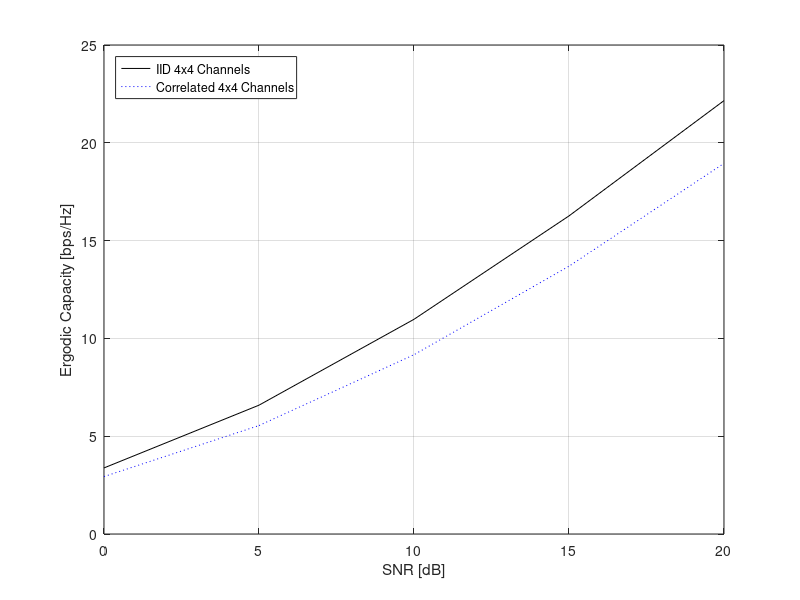

The MATLAB script that drew this image:
clearvars, close all
SNR_dB = 0:5:20;  SNR_linear = 10.^(SNR_dB/10);
N_iter = 1000;  N_SNR = length(SNR_dB);
%----------------------------- 4x4 -----------------------------
nT=4;  nR=4;  n=min(nT,nR);  I=eye(n);  sq2=sqrt(0.5);
R = [1                    0.76*exp(0.17j*pi)    0.43*exp(0.35j*pi)    0.25*exp(0.53j*pi);
    0.76*exp(-0.17j*pi)   1                     0.76*exp(0.17j*pi)    0.43*exp(0.35j*pi);
    0.43*exp(-0.35j*pi)   0.76*exp(-0.17j*pi)   1                     0.76*exp(0.17j*pi);
    0.25*exp(-0.53j*pi)   0.43*exp(-0.35j*pi)   0.76*exp(-0.17j*pi)   1                  ];
C_44_iid = zeros(1,N_SNR);  C_44_corr = zeros(1,N_SNR);
for iter = 1:N_iter
   H_iid = sq2*(randn(nR,nT)+1i*randn(nR,nT));
   H_corr = H_iid*R^(1/2);
   tmp1 = H_iid'*H_iid/nT;  tmp2 = H_corr'*H_corr/nT;
   for i = 1:N_SNR
      C_44_iid(i) = C_44_iid(i) + log2(det(I+SNR_linear(i)*tmp1));
      C_44_corr(i) = C_44_corr(i) + log2(det(I+SNR_linear(i)*tmp2));
   end
end
C_44_iid = real(C_44_iid)/N_iter;  C_44_corr = real(C_44_corr)/N_iter;
plot(SNR_dB,C_44_iid,'k-', SNR_dB,C_44_corr,'b:');
xlabel('SNR [dB]'); ylabel('Ergodic Capacity [bps/Hz]'); set(gca,'fontsize',10)
legend('IID 4x4 Channels','Correlated 4x4 Channels','Location','northwest'); grid on